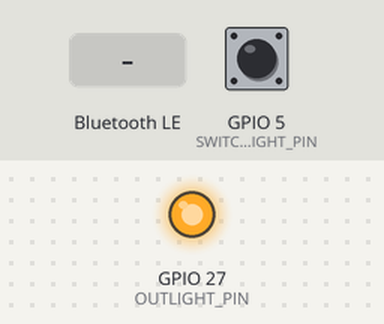
Recording of a sketch running on a simulated ESP32. On the bench: output pins drawn as LEDs (lit = HIGH). The test bench sets the inputs (shaded band); at power-on: GPIO 5 (SWITCH_OUTLIGHT_PIN) HIGH. Nothing arrives over Bluetooth unless stated; a phone connects over Bluetooth LE 3 s after start; what the sketch prints to the serial monitor is not drawn.

Above: at 1.2 s.
1.3 s: Bluetooth LE write "OUT_LIGHT_ON" received
At 2.3 s:
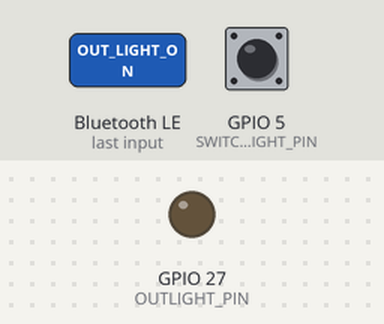
2.8 s: Bluetooth LE write "OUT_LIGHT_OFF" received
At 3.5 s:
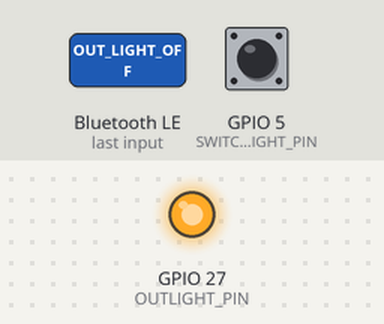
4.5 s: GPIO 5 (SWITCH_OUTLIGHT_PIN) pulled LOW for 0.15 s
At 4.8 s:
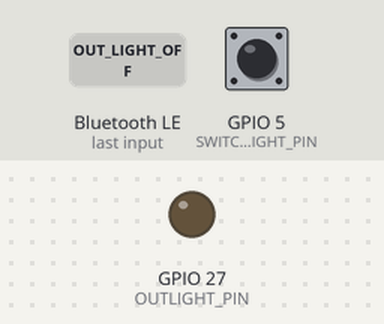
Timing chart, 0 to 7.5 s (numbered marks = the images above; inputs shaded):
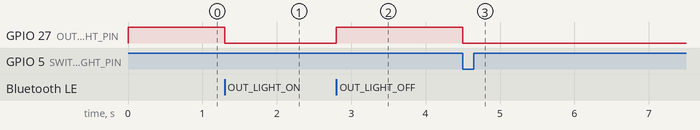

The sketch:

iratxo.ino
```cpp
#include <ArduinoJson.h>
#include <Ble.h>

#define OUTLIGHT_PIN 27
#define SWITCH_OUTLIGHT_PIN 5

unsigned long lastOutLightDebounceTime = 0;
const unsigned long outLightdebounceDelay = 2000;

Ble ble;

void setPins() {
  pinMode(OUTLIGHT_PIN, OUTPUT);
  pinMode(SWITCH_OUTLIGHT_PIN, INPUT_PULLUP);
  digitalWrite(OUTLIGHT_PIN, HIGH);
}

void readSwitchOutLight() {
  if (digitalRead(SWITCH_OUTLIGHT_PIN) == LOW) {
    if ((millis() - lastOutLightDebounceTime) > outLightdebounceDelay) {

      bool currentState = digitalRead(OUTLIGHT_PIN);
      bool newState = !currentState;

      digitalWrite(OUTLIGHT_PIN, newState);
      lastOutLightDebounceTime = millis();

      JsonDocument response;

      response["command"]       = newState ? "OUT_LIGHT_ON" : "OUT_LIGHT_OFF";
      response["message"]       = newState ? "Kanpoko argia piztuta (switch)" : "Kanpoko argia itzalita (switch)";
      response["status"]        = "OK";
      response["OUT_LIGHT"]     = (int)newState;

      ble.sendNotify(response);
    }
  }
}

void setWriteCallback(String command) {
  JsonDocument response;

  command.trim();
  response["command"] = command;

  if (command == "OUT_LIGHT_ON") {
    digitalWrite(OUTLIGHT_PIN, LOW);
    response["message"] = "Kanpoko argia piztuta";
  } else if (command == "OUT_LIGHT_OFF") {
    digitalWrite(OUTLIGHT_PIN, HIGH);
    response["message"] = "Kanpoko argia itzalita";
  } else if (command == "READ_VALUES") {
    response["message"]   = "Datuak ongi irakurrita";
    response["OUT_LIGHT"] = digitalRead(OUTLIGHT_PIN);
  } else {
    response["message"] = "COMMAND error";
  }

  response["status"] = "OK";
  ble.sendNotify(response);
}


void setup() {
  Serial.begin(115200);

  setPins();

  ble.setWriteCallback([](std::string value) { setWriteCallback(value.c_str());});
  ble.connect();

}

void loop() {
  readSwitchOutLight();
  delay(100);
}
```

Ble.cpp
```cpp
#include "Ble.h"
#include <BLEDevice.h>
#include <BLEServer.h>
#include <BLEUtils.h>
#include <BLE2902.h>
#include <ArduinoJson.h>

#define SERVICE_UUID           "8ea03f1f-de1b-4c80-bed8-4e4cc24822e2"
#define CHARACTERISTIC_UUID_RX "0e0f8877-e007-4095-ad2e-b85462fc2ae8"
#define CHARACTERISTIC_UUID_TX "3166f32a-a7ce-4e90-a28d-61907aaed70c"

BLECharacteristic *pTxCharacteristic;
bool deviceConnected = false;


Ble::Ble() {
    Serial.println("BLE instance created");
}


Ble::ServerCallbacks* Ble::createServerCallbacks() {
  return new ServerCallbacks();
}
void Ble::ServerCallbacks::onConnect(BLEServer* pServer) {
  deviceConnected = true;
  Serial.println("🔗BLE Connected");
}
void Ble::ServerCallbacks::onDisconnect(BLEServer* pServer) {
  deviceConnected = false;
  pServer->startAdvertising();
  Serial.println("BLE Disconnected");
}


void Ble::setWriteCallback(std::function<void(std::string)> cb) {
  writeCallback = cb;
}
Ble::RXCallbacks* Ble::createRXCallbacks() {
  return new RXCallbacks(writeCallback);
}
Ble::RXCallbacks::RXCallbacks(std::function<void(std::string)> cb) : callback(cb) {}
void Ble::RXCallbacks::onWrite(BLECharacteristic *pCharacteristic) {
  if (callback) {
    String val = pCharacteristic->getValue();
    std::string value = std::string(val.c_str());
    callback(value);
  }
}


void Ble::connect() {
    set();
    Serial.println("BLE Connected");
}

void Ble::set() {
    BLEDevice::init("IRATXO");

    BLEServer *pServer = BLEDevice::createServer();
    pServer->setCallbacks(createServerCallbacks());

    BLEService *pService = pServer->createService(SERVICE_UUID);

    pTxCharacteristic = pService->createCharacteristic(CHARACTERISTIC_UUID_TX, BLECharacteristic::PROPERTY_NOTIFY);

    pTxCharacteristic->addDescriptor(new BLE2902());

    BLECharacteristic *pRxCharacteristic = pService->createCharacteristic(CHARACTERISTIC_UUID_RX, BLECharacteristic::PROPERTY_WRITE);
    pRxCharacteristic->setCallbacks(createRXCallbacks());

    pService->start();

    BLEAdvertising *pAdvertising = BLEDevice::getAdvertising();
    pAdvertising->addServiceUUID(SERVICE_UUID);
    pAdvertising->start();
}

void Ble::sendNotify(JsonDocument json) {
  if (deviceConnected) {
    String responseString;

    serializeJson(json, responseString);
    pTxCharacteristic->setValue(responseString.c_str());
    pTxCharacteristic->notify();
  }
}
```

Ble.h
```cpp
#ifndef BLE_H
#define BLE_H

#include <Arduino.h>
#include <BLEServer.h>
#include <BLECharacteristic.h>
#include <functional>
#include <string>
#include <ArduinoJson.h>

class Ble {
  public:
    Ble();
    void connect();
    void setWriteCallback(std::function<void(std::string)> cb);
    void sendNotify(JsonDocument response);

  private:
    void set();

    class ServerCallbacks : public BLEServerCallbacks {
      protected:
        void onConnect(BLEServer* pServer) override;
        void onDisconnect(BLEServer* pServer) override;
    };

    class RXCallbacks : public BLECharacteristicCallbacks {
      public:
        RXCallbacks(std::function<void(std::string)> cb);
      protected:
        void onWrite(BLECharacteristic *pCharacteristic) override;
      private:
        std::function<void(std::string)> callback;
    };

    ServerCallbacks* createServerCallbacks();
    RXCallbacks* createRXCallbacks();
    std::function<void(std::string)> writeCallback;
};

#endif
```

Measured:
- after the input at 1.3 s, GPIO 27 (OUTLIGHT_PIN): HIGH → LOW at once
- after the input at 2.8 s, GPIO 27 (OUTLIGHT_PIN): LOW → HIGH at once
- after the input at 4.5 s, GPIO 27 (OUTLIGHT_PIN): HIGH → LOW at once
